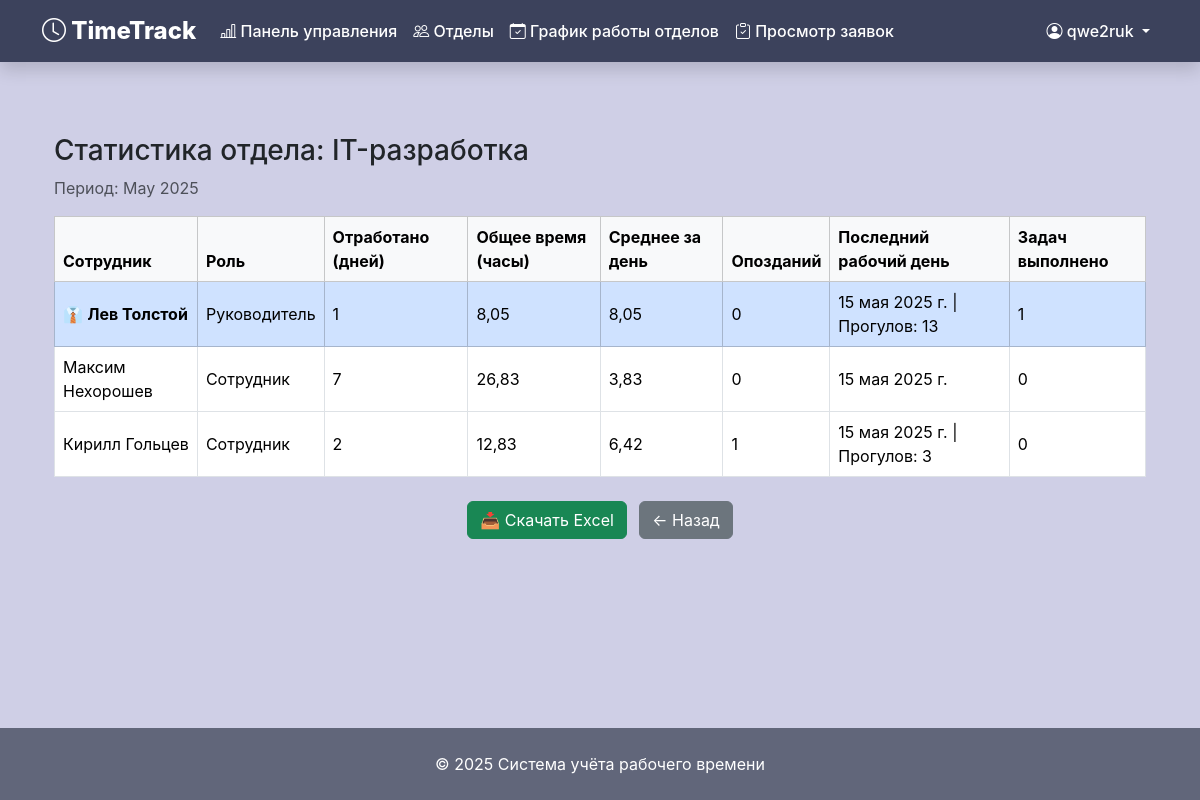
Screenshot of /departments/1/statistics/ (signed in) with the database file from the repository.
### time_site/models.py (models this page shows, shortened)
class CustomUser(AbstractUser):
    email = models.EmailField(
        _('Электронная почта'),
        blank=False
    )
    ROLE_CHOICES = [
        ('Сотрудник', 'Сотрудник'),
        ('Руководитель', 'Руководитель'),
        ('Администратор', 'Администратор'),
    ]
    role = models.CharField(
        _('Роль'),
        max_length=50,
        choices=ROLE_CHOICES,
        default='Сотрудник'
    )
    post = models.CharField(
        _('Должность'),
        max_length=50,
        blank=True
    )
    hire_date = models.DateField(
        _('Дата приёма на работу'),
        default=timezone.now
    )
    phone = models.CharField(
        _('Телефон'),
        max_length=20,
        blank=True
    )
    description = models.TextField(
        _('Описание'),
        blank=True
    )
    department = models.ForeignKey(
        Department,
        on_delete=models.SET_NULL,
        null=True,
        blank=True,
        related_name='employees',
        verbose_name='Отдел'
    )
    is_active = models.BooleanField(
        _('Активен'),
        default=True
    )
    class Meta:
        verbose_name = 'Пользователь'
        verbose_name_plural = 'Пользователи'

class Department(models.Model):
    name = models.CharField(max_length=100, unique=True)
    manager = models.ForeignKey(
        'CustomUser',
        on_delete=models.SET_NULL,
        null=True,
        blank=True,
        limit_choices_to={'role': 'Руководитель'},
        related_name='managed_departments'
    )
    class Meta:
        verbose_name = 'Отдел'
        verbose_name_plural = 'Отделы'

class WorkLog(models.Model):
    user = models.ForeignKey(settings.AUTH_USER_MODEL, on_delete=models.CASCADE)
    date = models.DateField(default=timezone.now)
    check_in = models.TimeField(null=True, blank=True, verbose_name="Вход")
    check_out = models.TimeField(null=True, blank=True, verbose_name="Выход")
    break_minutes = models.PositiveIntegerField(default=0, verbose_name="Перерыв (мин)")
    note = models.TextField(blank=True, verbose_name="Примечание")
    @property
    def worked_time_minutes(self):
        if self.check_in and self.check_out:
            delta = datetime.combine(date.min, self.check_out) - datetime.combine(date.min, self.check_in)
            return max((delta.total_seconds() // 60) - self.break_minutes, 0)
        return 0
    class Meta:
        verbose_name = "Запись рабочего времени"
        verbose_name_plural = "Рабочие записи"
        unique_together = ['user', 'date']

### time_site/views/statistics.py (the view)
# urls.py: path('departments/<int:pk>/statistics/', department_statistics_view, name='department_statistics'),
@login_required
def department_statistics_view(request, pk):
    department = get_object_or_404(Department, pk=pk)
    if request.user.role != 'Руководитель' or request.user.department != department:
        return HttpResponse(status=403)
    stats, month_start = get_department_statistics(department)
    return render(request, 'statistics/department_stats.html', {
        'department': department,
        'stats': stats,
        'month': month_start.strftime('%B %Y')
    })

### time_site/models.py (called while the page is built)
    def is_working_day(self, date):
        return str(date.weekday()) in self.working_days.split(',')

### time_site/templates/statistics/department_stats.html
{% extends 'base.html' %}
{% block content %}
<div class="container mt-4">
    <h3>Статистика отдела: {{ department.name }}</h3>
    <p class="text-muted">Период: {{ month }}</p>
    <table class="table table-bordered table-hover align-middle">
        <thead class="table-light">
            <tr>
                <th>Сотрудник</th>
                <th>Роль</th>
                <th>Отработано (дней)</th>
                <th>Общее время (часы)</th>
                <th>Среднее за день</th>
                <th>Опозданий</th>
                <th>Последний рабочий день</th>
                <th>Задач выполнено</th>
            </tr>
        </thead>
        <tbody>
            {% for stat in stats %}
                <tr class="{% if stat.role == 'Руководитель' %}table-primary{% endif %}">
                    <td>
                        {% if stat.role == 'Руководитель' %}
                            👔 <strong>{{ stat.employee.get_full_name|default:stat.employee.username }}</strong>
                        {% else %}
                            {{ stat.employee.get_full_name|default:stat.employee.username }}
                        {% endif %}
                    </td>
                    <td>{{ stat.role }}</td>
                    <td>{{ stat.worked_days }}</td>
                    <td>{{ stat.total_time|floatformat:2 }}</td>
                    <td>{{ stat.avg_per_day|floatformat:2 }}</td>
                    <td>{{ stat.late_days }}</td>
                    <td>
                        {{ stat.last_log }}
                        {% if stat.absenteeism %}
                            | Прогулов: {{ stat.absenteeism }}
                        {% endif %}
                    </td>
                    <td>{{ stat.completed_tasks }}</td>
                </tr>
            {% empty %}
                <tr>
                    <td colspan="7" class="text-center text-muted">Нет данных за указанный период</td>
                </tr>
            {% endfor %}
        </tbody>
    </table>
    <div class="text-center mt-4">
        <a href="{% url 'export_department_excel' department.pk %}" class="btn btn-success me-2">
            📥 Скачать Excel
        </a>
        <a href="javascript:history.back()" class="btn btn-secondary">
            ← Назад
        </a>
    </div>
</div>
{% endblock %}

### time_site/templates/base.html (shortened to what this page needs)
<!DOCTYPE html>
<html lang="ru">
<head>
    <link href="https://cdn.jsdelivr.net/npm/bootstrap@5.3.2/dist/css/bootstrap.min.css" rel="stylesheet">
    <link rel="stylesheet" href="https://cdn.jsdelivr.net/npm/bootstrap-icons@1.11.1/font/bootstrap-icons.min.css">
</head>
<body>
    <nav class="navbar navbar-expand-lg navbar-dark shadow" style="background-color: var(--header-bg);">
        <div class="container">
            <a class="navbar-brand" href="{% url 'home' %}">
                <i class="bi bi-clock"></i> TimeTrack
            </a>
            <div class="collapse navbar-collapse" id="navbarNav">
                {% if user.is_authenticated %}
                <ul class="navbar-nav me-auto mb-2 mb-lg-0">
                    <li class="nav-item">
                        <a class="nav-link" href="{% url 'my_statistics' %}">
                            <i class="bi bi-bar-chart-line"></i> Панель управления
                        </a>
                    </li>
                    <li class="nav-item">
                        <a class="nav-link" href="{% url 'department_list' %}">
                            <i class="bi bi-people"></i> Отделы
                        </a>
                    </li>
                    <li class="nav-item">
                        <a class="nav-link" href="{% url 'work_schedules' %}">
                            <i class="bi bi-calendar-check"></i> График работы отделов
                        </a>
                    </li>
                    {% if user.role == "Руководитель" %}
                    <li class="nav-item">
                        <a class="nav-link" href="{% url 'leave_approval_list' %}">
                            <i class="bi bi-clipboard-check"></i> Просмотр заявок
                        </a>
                    </li>
                    {% endif %}
                </ul>
                {% endif %}
                <ul class="navbar-nav ms-auto">
                    {% if user.is_authenticated %}
                    <li class="nav-item dropdown">
                        <a class="nav-link dropdown-toggle" href="#" id="navbarDropdown" role="button" data-bs-toggle="dropdown">
                            <i class="bi bi-person-circle"></i> {{ user.username }}
                        </a>
                    </li>
                    {% endif %}
                </ul>
            </div>
        </div>
    </nav>
    <main class="container my-5">
        {% block content %}{% endblock %}
    </main>
    <footer class="mt-auto">
        <div class="container text-center">
            <p class="text-white mb-0">© {% now "Y" %} Система учёта рабочего времени</p>
        </div>
    </footer>
</body>
</html>

### time_site/templates/base.html (style rules this page uses)
:root { --primary-color: #44557c; --secondary-color: #61667a; --accent-color: #5359b5; --background-color: #cfcfe6; --header-bg: #3c425c; }
body { background-color: var(--background-color); font-family: 'Nunito', -apple-system, BlinkMacSystemFont, sans-serif; min-height: 100vh; display: flex; flex-direction: column; }
.navbar-brand { font-weight: 800; font-size: 1.5rem; }
main { flex: 1; }
footer { background-color: var(--secondary-color); padding: 1.5rem 0; }
.navbar .nav-link { font-weight: 500; color: white; transition: color 0.3s; }

### rows the page displays
CustomUser: username "qwe2ruk", employee.get_full_name "Лев Толстой", role "Руководитель", worked_days "1", total_time "8,05", avg_per_day "8,05", late_days "0", last_log "15 мая 2025 г.", absenteeism "13", completed_tasks "1"
Department: name "IT-разработка"
CustomUser: employee.get_full_name "Максим Нехорошев", role "Сотрудник", worked_days "7", total_time "26,83", avg_per_day "3,83", late_days "0", last_log "15 мая 2025 г.", completed_tasks "0"
CustomUser: employee.get_full_name "Кирилл Гольцев", role "Сотрудник", worked_days "2", total_time "12,83", avg_per_day "6,42", late_days "1", last_log "15 мая 2025 г.", absenteeism "3", completed_tasks "0"

### other values shown
{{ month }} "May 2025"
